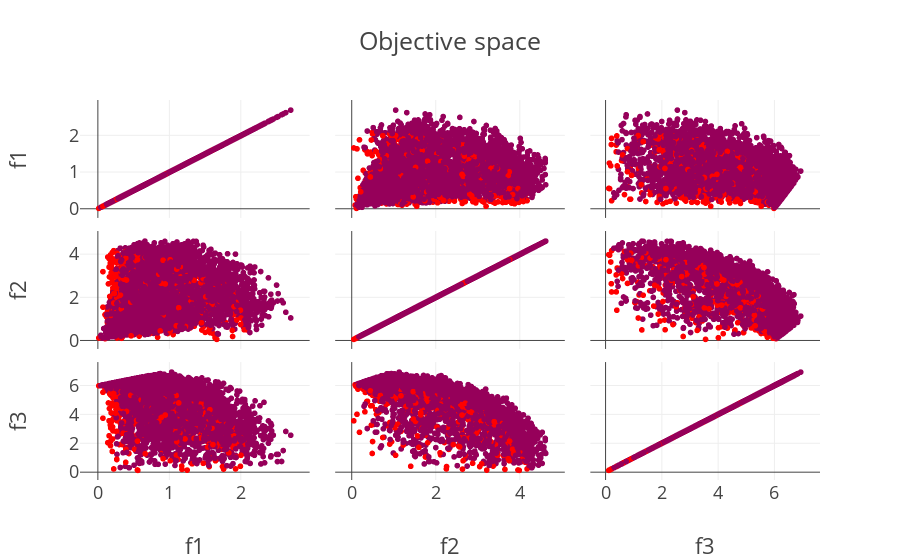

Write notebook code for a chart like this one.
### Markdown cell above
The following graph shows the object space. By default, all criteria must be minimized but they are contradictory. The solution is not one point but a certain set of them, called the Pareto front. All points on the Pareto front  are non-dominant, and they are closer to the lower left corner. Achieved a situation where you can not improve no criterion and does not worsen another. 

> The task is to find such parameters that reach a balance with all the objectives. That is to find a Pareto front for all objective space. Such points are highlighted on the plots.

### Code cell
# ndf, dl, dc, ndr = pg.fast_non_dominated_sorting(y.values)
y_ndf = y.copy()
y_ndf['ndf'] = 0
y_ndf.loc[ndf[0],['ndf']] = 1
px.scatter_matrix(y_ndf, template="presentation", dimensions=list(y.columns), color='ndf', color_continuous_scale='Rainbow', title="Objective space").update_layout(coloraxis_showscale=False)

### Figure 1 — Plotly figure (JSON) as saved in the notebook; plotly's stock layout.template omitted (floating-point values rounded to 4 significant figures; data arrays with more than 128 entries replaced by an {"elided": "..."} marker saying what was removed)
{"data": [{"dimensions": [{"axis": {"matches": true}, "label": "f1", "values": {"elided": "5000 float values"}}, {"axis": {"matches": true}, "label": "f2", "values": {"elided": "5000 float values"}}, {"axis": {"matches": true}, "label": "f3", "values": {"elided": "5000 float values"}}], "hoverlabel": {"namelength": 0}, "hovertemplate": "%{xaxis.title.text}=%{x}<br>%{yaxis.title.text}=%{y}<br>ndf=%{marker.color}", "legendgroup": "", "marker": {"color": {"elided": "5000 int values"}, "coloraxis": "coloraxis", "symbol": "circle"}, "name": "", "showlegend": false, "type": "splom"}], "layout": {"autosize": true, "coloraxis": {"colorbar": {"title": {"text": "ndf"}}, "colorscale": [[0, "rgb(150,0,90)"], [0.125, "rgb(0,0,200)"], [0.25, "rgb(0,25,255)"], [0.375, "rgb(0,152,255)"], [0.5, "rgb(44,255,150)"], [0.625, "rgb(151,255,0)"], [0.75, "rgb(255,234,0)"], [0.875, "rgb(255,111,0)"], [1, "rgb(255,0,0)"]], "showscale": false}, "dragmode": "select", "legend": {"tracegroupgap": 0}, "title": {"text": "Objective space"}, "xaxis": {"autorange": true, "range": [-0.2383, 2.951], "type": "linear"}, "xaxis2": {"autorange": true, "range": [-0.3746, 5.052], "type": "linear"}, "xaxis3": {"autorange": true, "range": [-0.5121, 7.591], "type": "linear"}, "yaxis": {"autorange": true, "range": [-0.2383, 2.951], "type": "linear"}, "yaxis2": {"autorange": true, "range": [-0.3746, 5.052], "type": "linear"}, "yaxis3": {"autorange": true, "range": [-0.5121, 7.591], "type": "linear"}}}
